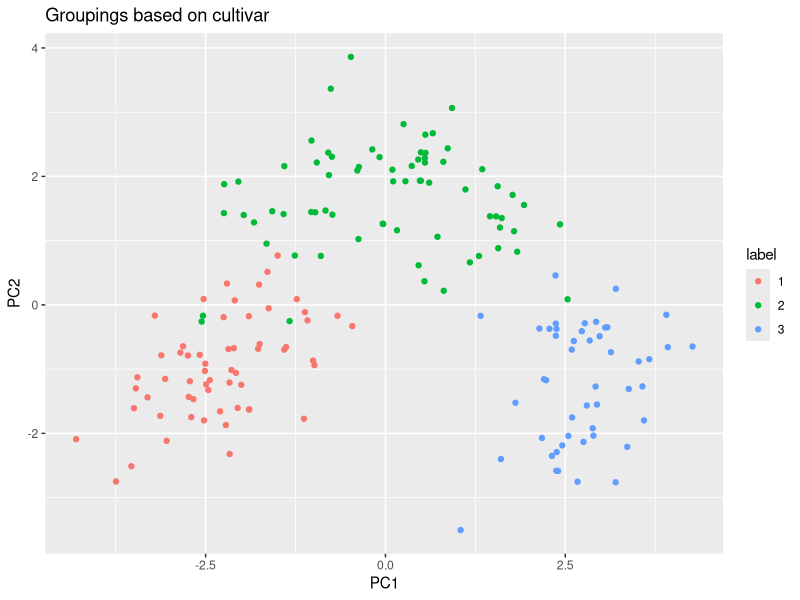
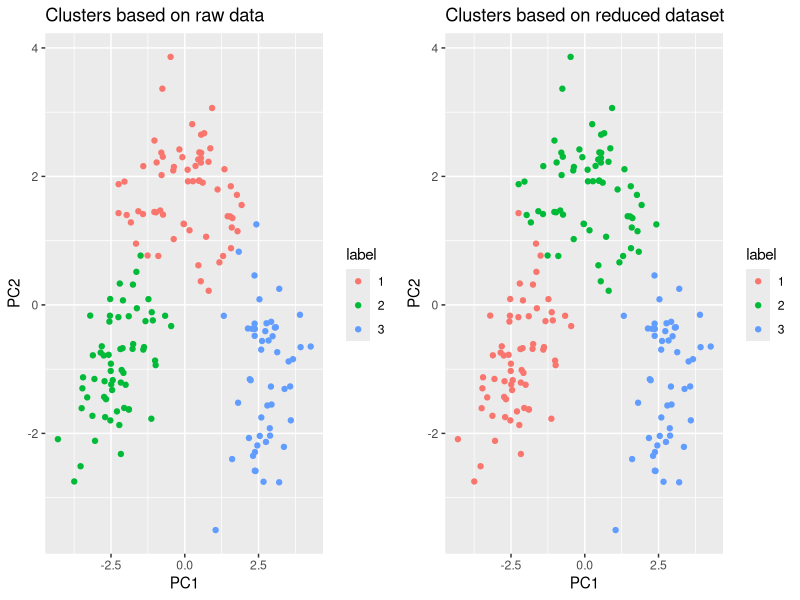
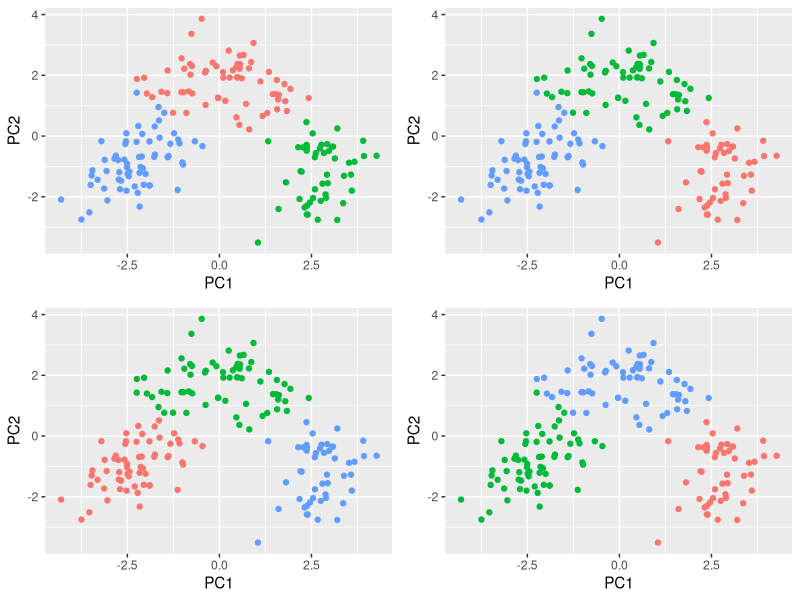
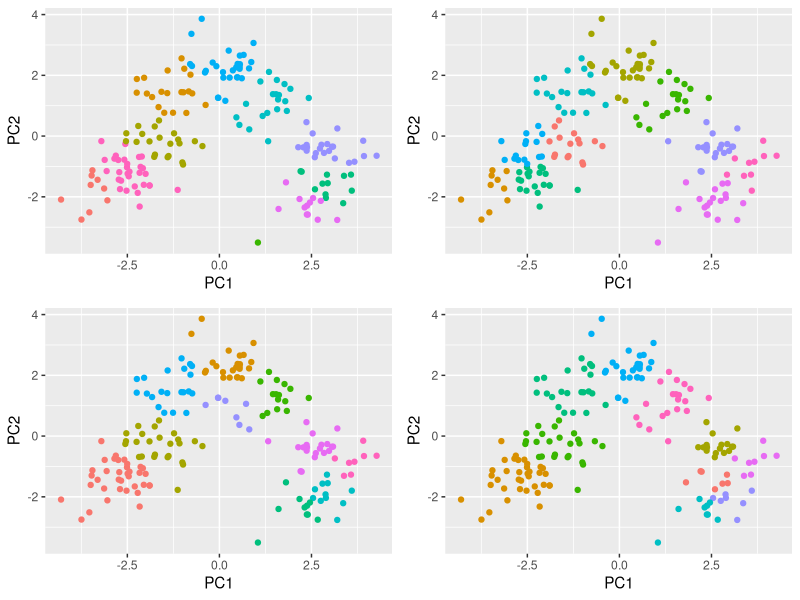
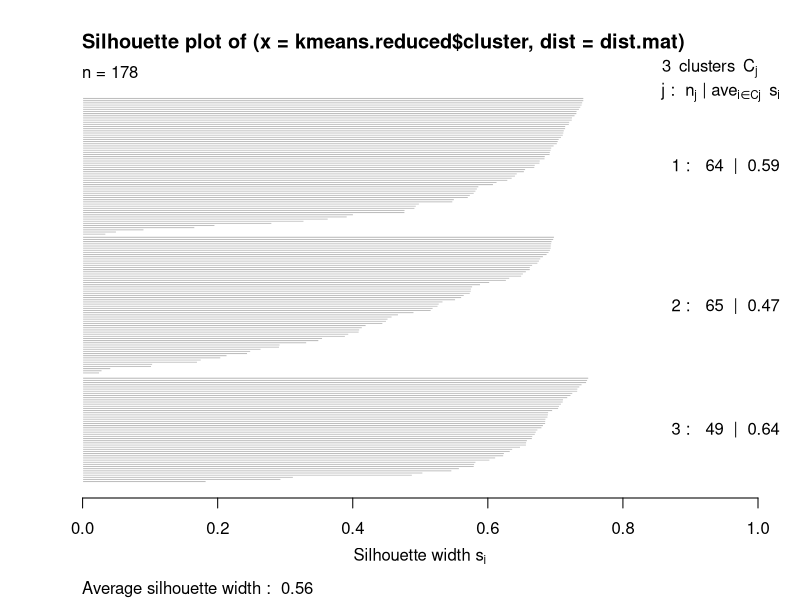
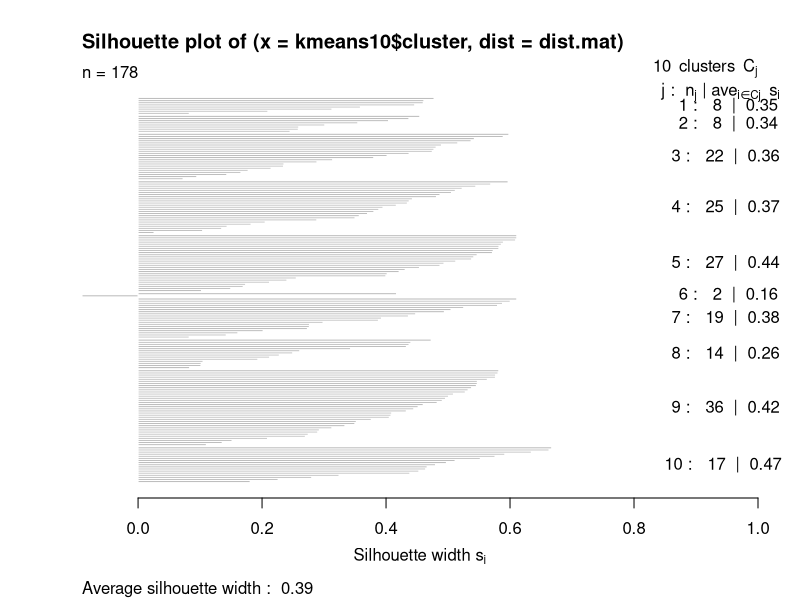

Write R code to recreate these figures, in order.
## ---- chunk 1
library(tidyverse)
library(knitr)
library(gridExtra)
library(cluster)

# load the wines dataset
wines <- read.csv('wines.csv')
colnames(wines) <- c("cultivar", "alcohol", "malic acid", "ash", 
                     "alcalinity of ash", "magnesium", "total phenols", 
                     "flavanoids", "nonflavanoid phenols", 
                     "proanthocyanins", "color intensity", "hue", 
                     "OD280/OD315 of diluted wines", "proline")
cultivar <- as.factor(wines$cultivar)
wines <- select(wines, -cultivar)

# define a function for plotting
plotLabeledData <- function(x, y, labels=NULL) {
  # Plot labeled data along two axes
  # Args:
  #   x: observation values for the first axis to plot over
  #   y: observation values for the second axis to plot over
  #   labels: factor giving the label of each point

  plotting.data <- data.frame(X = x, Y = y, label = labels)
  p <- ggplot(plotting.data) + 
    geom_point(aes(x = X, y = Y, color = label))
  return(p)
  
}


## ---- chunk 2
# run PCA
wines.pca <- prcomp(wines, scale = T)
## ---- chunk 3
# which variables contribute most to the first two principal components?
kable(wines.pca$rotation[, 1:2])

## ---- chunk 4
# what is the cumulative proportion of variance explained by each PC?
cumulative_variability = cumsum(wines.pca$sdev^2) / sum(wines.pca$sdev^2)
kable(data.frame(`principal component` = 1:13,
                 `cumulative variability explained` = cumulative_variability))
## ---- chunk 5
# plot wine data projected onto first two PCs and compare across cultivar
plotLabeledData(wines.pca$x[, 1], 
                wines.pca$x[, 2], 
                labels=cultivar)   +
  ggtitle("Groupings based on cultivar") +
  xlab("PC1") + 
  ylab("PC2")
## ---- chunk 6
# cluster wine data in original and PC spaces and plot along first two PCs
k <- 3
# k-means using all three variables
kmeans.raw <- kmeans(scale(wines), centers = k)
# spectral clustering using first 2 pc only
kmeans.reduced <- kmeans(wines.pca$x[, 1:2], centers = k)

# plot kmeans results
p.raw <- plotLabeledData(wines.pca$x[, 1], wines.pca$x[, 2],
  labels = as.factor(kmeans.raw$cluster)) +
  ggtitle("Clusters based on raw data") +
  xlab("PC1") + 
  ylab("PC2")

# plot spectral clustering
p.reduced <- plotLabeledData(wines.pca$x[, 1], wines.pca$x[, 2], 
  labels = as.factor(kmeans.reduced$cluster))  +
  ggtitle("Clusters based on reduced dataset") +
  xlab("PC1") + 
  ylab("PC2")
grid.arrange(p.raw, p.reduced, ncol=2) 
## ---- chunk 7
# run spectral clustering 4 times with 3 centers
kmeans.3 <- lapply(1:4, function(k) {
    kmeans(wines.pca$x[,1:2], centers = 3)
  })
# plot the resulting clusters from each run of spectral clustering
clusters <- lapply(kmeans.3, function(km) {
  p <- plotLabeledData(wines.pca$x[, 1], wines.pca$x[, 2],
    labels = as.factor(km$cluster))
  p <- p + theme(legend.position = "none") +
  xlab("PC1") + 
  ylab("PC2")
})
grid.arrange(clusters[[1]], clusters[[2]], 
             clusters[[3]], clusters[[4]], 
             ncol = 2)
## ---- chunk 8
# re-run with 10 clusters
kmeans.10 <- lapply(1:4, function(k) {
    kmeans(wines.pca$x[ ,1:2], centers = 10)
  })
# plot the 4 runs of spectral clustering with 10 centers
clusters <- lapply(kmeans.10, function(km) {
  p <- plotLabeledData(wines.pca$x[, 1], wines.pca$x[, 2],
    labels = as.factor(km$cluster))
  p <- p + theme(legend.position = "none") +
  xlab("PC1") + 
  ylab("PC2")
})
grid.arrange(clusters[[1]], clusters[[2]], clusters[[3]], clusters[[4]], ncol=2)
## ---- chunk 9
# calculate a distance matrix based on the first 2 principal components
dist.mat <- dist(wines.pca$x[, 1:2])
s <- silhouette(kmeans.reduced$cluster, dist.mat)
# average silhouette width
mean(s[, 3])
plot(s)
## ---- chunk 10
kmeans10 <- kmeans(wines.pca$x[, 1:2], centers=10)
s <- silhouette(kmeans10$cluster, dist.mat)
# average silhouette width
mean(s[, 3])
plot(s)
